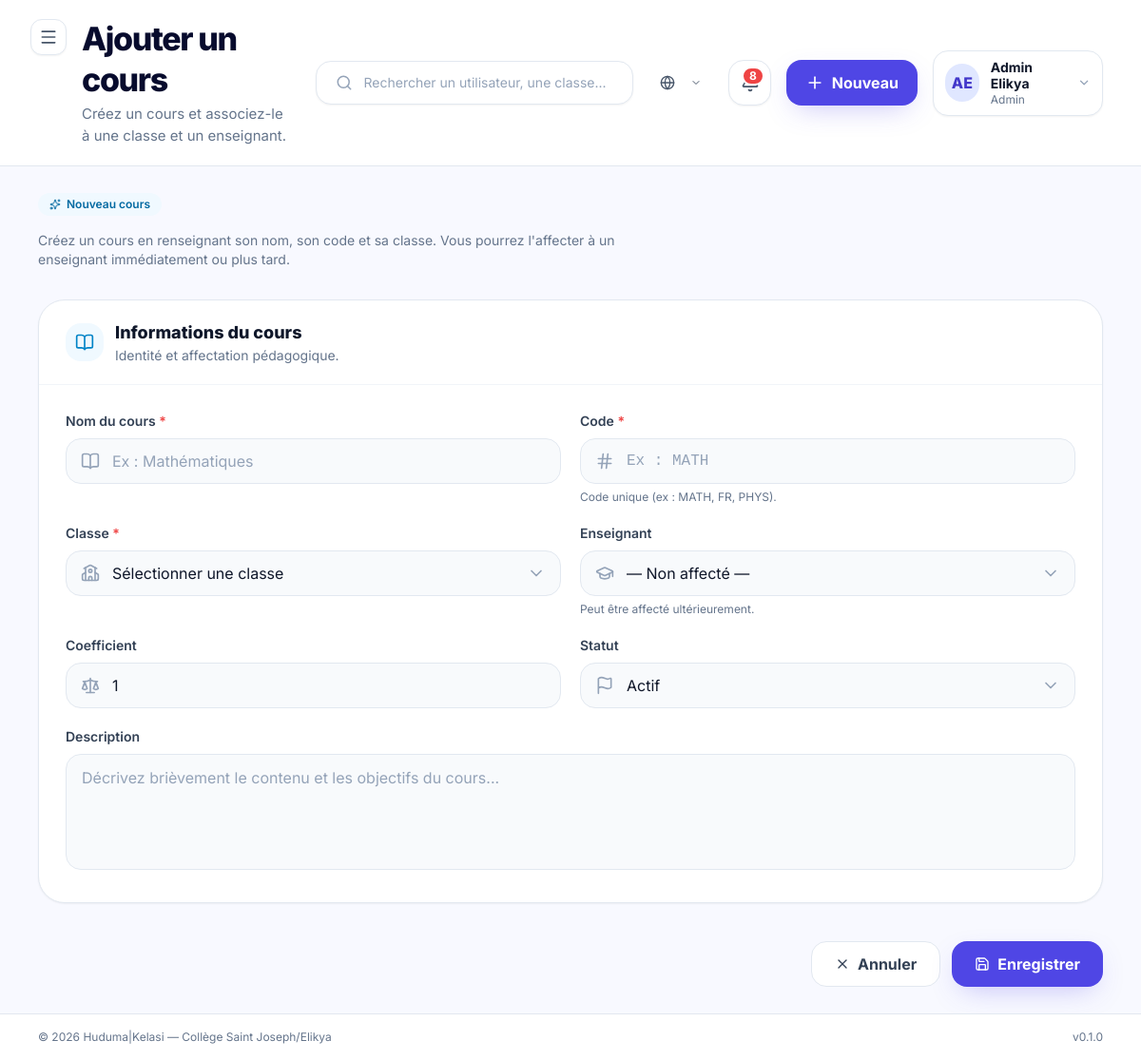
/academic/cours/ajouter/ (signed in), run on the app's committed database.
### apps/accounts/models.py (models this page shows, shortened)
class User(AbstractBaseUser, PermissionsMixin, BaseModel):
    email = models.EmailField(
        unique=True,
        verbose_name=_("Email"),
        help_text=_("Adresse email utilisée comme identifiant de connexion."),
    )
    first_name = models.CharField(
        max_length=80,
        verbose_name=_("Prénom"),
    )
    last_name = models.CharField(
        max_length=80,
        verbose_name=_("Nom"),
    )
    role = models.CharField(
        max_length=30,
        choices=UserRole.choices,
        default=UserRole.ELEVE,
        verbose_name=_("Rôle"),
        help_text=_("Rôle de l'utilisateur dans la plateforme."),
    )
    phone = models.CharField(
        max_length=30,
        blank=True,
        default="",
        verbose_name=_("Téléphone"),
    )
    avatar = models.ImageField(
        upload_to="avatars/",
        blank=True,
        null=True,
        verbose_name=_("Avatar"),
    )
    is_active = models.BooleanField(
        default=True,
        verbose_name=_("Actif"),
    )
    is_staff = models.BooleanField(
        default=False,
        verbose_name=_("Accès admin Django"),
    )
    date_joined = models.DateTimeField(
        auto_now_add=True,
        verbose_name=_("Date d'inscription"),
    )
    USERNAME_FIELD = "email"
    REQUIRED_FIELDS = ["first_name", "last_name"]
    objects = UserManager()
    class Meta:
        verbose_name = _("Utilisateur")
        verbose_name_plural = _("Utilisateurs")
        ordering = ["last_name", "first_name"]
        indexes = [
            models.Index(fields=["role"]),
            models.Index(fields=["is_active"]),
        ]
    @property
    def full_name(self) -> str:
        return f"{self.first_name} {self.last_name}".strip()
    @property
    def short_label(self) -> str:
        return ROLE_SHORT_LABELS.get(self.role, self.role)
    @property
    def initials(self) -> str:
        first = (self.first_name or "").strip()
        last = (self.last_name or "").strip()
        if first and last:
            return f"{first[0]}{last[0]}".upper()
        if first:
            return first[0].upper()
        if self.email:
            return self.email[0].upper()
        return "?"

### apps/academic/views.py (the view, shortened to what this page needs)
# urls.py: path("cours/ajouter/", CoursCreateView.as_view(), name="cours_add"),
class CoursCreateView(RoleRequiredMixin, View):
    allowed_roles = [UserRole.ADMIN]
    template_name = "pages/admin/cours/ajouter.html"
    def get(self, request):
        ctx = {
            "page_title": "Ajouter un cours",
            "page_subtitle": "Créez un cours et associez-le à une classe et un enseignant.",
            "classes": Classe.objects.all(),
            "enseignants": User.objects.filter(role=UserRole.ENSEIGNANT, is_active=True),
            "statut_choices": Cours.Statut.choices,
        }
        return render(request, self.template_name, ctx)

### apps/core/context_processors.py (called while the page is built)
def _get_unread_count(user):
    try:
        from apps.notifications.models import Notification
        return Notification.objects.filter(destinataire=user, lu=False).count()
    except Exception:
        return 0

### apps/core/managers.py (called while the page is built)
    def get_queryset(self):
        return super().get_queryset().filter(deleted_at__isnull=True)

### apps/core/mixins.py (called while the page is built)
    def dispatch(self, request, *args, **kwargs):
        user = request.user
        if not user.is_authenticated:
            return self.handle_no_permission()
        if self.allowed_roles and user.role not in self.allowed_roles:
            raise PermissionDenied(
                "Votre rôle ne vous permet pas d'accéder à cette page."
            )
        return super().dispatch(request, *args, **kwargs)

### templates/pages/admin/cours/ajouter.html (shortened to what this page needs)
{% extends "layouts/dashboard.html" %}
{% load huduma_tags %}
{% load static %}
{% block content %}
  <section class="mb-8">
    <span class="inline-flex items-center gap-1.5 px-3 py-1 rounded-full bg-sky-50 text-sky-700 font-semibold text-xs mb-4">
      <i data-lucide="sparkles" class="w-3 h-3"></i>
      Nouveau cours
    </span>
    <p class="text-sm text-slate-500 max-w-2xl">
      Créez un cours en renseignant son nom, son code et sa classe.
      Vous pourrez l'affecter à un enseignant immédiatement ou plus tard.
    </p>
  </section>
  <form method="post" action="{% url 'academic:cours_add' %}" class="space-y-8">
    <section class="bg-white border border-slate-200 rounded-[28px] shadow-sm overflow-hidden">
      <div class="px-7 py-5 border-b border-slate-100 flex items-center gap-3">
        <div class="w-10 h-10 rounded-2xl bg-sky-50 flex items-center justify-center">
          <i data-lucide="book-open" class="w-5 h-5 text-sky-600"></i>
        </div>
        <div>
          <h3 class="text-lg font-extrabold text-slate-900">Informations du cours</h3>
          <p class="text-sm text-slate-500">Identité et affectation pédagogique.</p>
        </div>
      </div>
      <div class="p-7 grid grid-cols-1 md:grid-cols-2 gap-5">
        <div>
          <label for="nom" class="block text-sm font-semibold text-slate-700 mb-2">
            Nom du cours <span class="text-red-500">*</span>
          </label>
          <div class="relative">
            <input
              type="text"
              name="nom"
              id="nom"
              required
              placeholder="Ex : Mathématiques"
              class="w-full h-12 pl-12 pr-4 rounded-2xl border border-slate-200 bg-slate-50 focus:bg-white focus:border-indigo-500 focus:ring-4 focus:ring-indigo-100 outline-none transition-all text-slate-900 placeholder:text-slate-400"
            >
          </div>
        </div>
        <div>
          <label for="code" class="block text-sm font-semibold text-slate-700 mb-2">
            Code <span class="text-red-500">*</span>
          </label>
          <div class="relative">
            <input
              type="text"
              name="code"
              id="code"
              required
              placeholder="Ex : MATH"
              class="w-full h-12 pl-12 pr-4 rounded-2xl border border-slate-200 bg-slate-50 focus:bg-white focus:border-indigo-500 focus:ring-4 focus:ring-indigo-100 outline-none transition-all text-slate-900 placeholder:text-slate-400 font-mono"
            >
          </div>
          <p class="mt-1.5 text-xs text-slate-500">Code unique (ex : MATH, FR, PHYS).</p>
        </div>
        <div>
          <label for="classe" class="block text-sm font-semibold text-slate-700 mb-2">
            Classe <span class="text-red-500">*</span>
          </label>
          <div class="relative">
            <select
              name="classe"
              id="classe"
              required
              class="w-full h-12 pl-12 pr-10 rounded-2xl border border-slate-200 bg-slate-50 focus:bg-white focus:border-indigo-500 focus:ring-4 focus:ring-indigo-100 outline-none transition-all text-slate-900 appearance-none cursor-pointer"
            >
              <option value="" disabled selected>Sélectionner une classe</option>
            </select>
          </div>
        </div>
        <div>
          <label for="enseignant" class="block text-sm font-semibold text-slate-700 mb-2">
            Enseignant
          </label>
          <div class="relative">
            <select
              name="enseignant"
              id="enseignant"
              class="w-full h-12 pl-12 pr-10 rounded-2xl border border-slate-200 bg-slate-50 focus:bg-white focus:border-indigo-500 focus:ring-4 focus:ring-indigo-100 outline-none transition-all text-slate-900 appearance-none cursor-pointer"
            >
              <option value="" selected>— Non affecté —</option>
            </select>
          </div>
          <p class="mt-1.5 text-xs text-slate-500">Peut être affecté ultérieurement.</p>
        </div>
        <div>
          <label for="coefficient" class="block text-sm font-semibold text-slate-700 mb-2">
            Coefficient
          </label>
          <div class="relative">
            <input
              type="number"
              name="coefficient"
              id="coefficient"
              min="1"
              max="20"
              value="1"
              class="w-full h-12 pl-12 pr-4 rounded-2xl border border-slate-200 bg-slate-50 focus:bg-white focus:border-indigo-500 focus:ring-4 focus:ring-indigo-100 outline-none transition-all text-slate-900 placeholder:text-slate-400"
            >
          </div>
        </div>
        <div>
          <label for="statut" class="block text-sm font-semibold text-slate-700 mb-2">
            Statut
          </label>
          <div class="relative">
            <select
              name="statut"
              id="statut"
              class="w-full h-12 pl-12 pr-10 rounded-2xl border border-slate-200 bg-slate-50 focus:bg-white focus:border-indigo-500 focus:ring-4 focus:ring-indigo-100 outline-none transition-all text-slate-900 appearance-none cursor-pointer"
            >
              {% for value, label in statut_choices %}
                <option value="{{ value }}" {% if value == 'actif' %}selected{% endif %}>{{ label }}</option>
              {% endfor %}
            </select>
          </div>
        </div>
        <div class="md:col-span-2">
          <label for="description" class="block text-sm font-semibold text-slate-700 mb-2">
            Description
          </label>
          <textarea
            name="description"
            id="description"
            rows="4"
            placeholder="Décrivez brièvement le contenu et les objectifs du cours..."
            class="w-full px-4 py-3 rounded-2xl border border-slate-200 bg-slate-50 focus:bg-white focus:border-indigo-500 focus:ring-4 focus:ring-indigo-100 outline-none transition-all text-slate-900 placeholder:text-slate-400 resize-none"
          ></textarea>
        </div>
      </div>
    </section>
    <div class="flex flex-col-reverse sm:flex-row items-center justify-end gap-3 pt-2">
      <a href="{% url 'academic:cours_list' %}"
         class="w-full sm:w-auto h-12 px-6 rounded-2xl border border-slate-200 bg-white text-slate-700 font-bold hover:bg-slate-50 transition-colors flex items-center justify-center gap-2">
        <i data-lucide="x" class="w-4 h-4"></i>
        Annuler
      </a>
      <button
        type="submit"
        class="w-full sm:w-auto h-12 px-6 rounded-2xl bg-indigo-600 text-white font-bold shadow-indigo-glow hover:bg-indigo-700 transition-colors flex items-center justify-center gap-2"
      >
        <i data-lucide="save" class="w-4 h-4"></i>
        Enregistrer
      </button>
    </div>
  </form>
{% endblock %}

### templates/partials/navbar.html (shortened to what this page needs)
<div class="flex flex-col lg:flex-row lg:items-center justify-between gap-6 w-full">
  <div class="flex items-start gap-4">
    <button
      @click="sidebarOpen = !sidebarOpen"
      class="xl:hidden p-2 -ml-2 rounded-xl bg-white border border-slate-200 text-slate-600 hover:bg-slate-50 shadow-sm"
      aria-label="Basculer la sidebar"
    >
      <i data-lucide="menu" class="w-5 h-5"></i>
    </button>
    <div>
      <h2 class="text-[26px] lg:text-[34px] font-extrabold tracking-[-0.04em] text-kelasi-ink leading-tight">
        {% block navbar_title %}{{ page_title|default:"Tableau de bord" }}{% endblock %}
      </h2>
      {% if page_subtitle %}
        <p class="mt-1 text-slate-500 text-[14px] lg:text-[15px]">{{ page_subtitle }}</p>
      {% endif %}
    </div>
  </div>
  <div class="flex items-center gap-4">
    <div class="hidden md:flex items-center gap-3 w-[300px] lg:w-[360px] bg-white border border-slate-200 rounded-2xl px-5 py-3 shadow-sm">
      <i data-lucide="search" class="w-5 h-5 text-slate-400"></i>
      <input
        type="text"
        placeholder="Rechercher un utilisateur, une classe..."
        class="w-full outline-none text-sm bg-transparent text-slate-700 placeholder:text-slate-400"
      >
    </div>
    {% include "partials/language_switcher.html" %}
    <a
      href="{% url 'notifications:list' %}"
      class="relative w-12 h-12 rounded-2xl bg-white border border-slate-200 flex items-center justify-center shadow-sm hover:bg-slate-50"
      title="Notifications"
    >
      {% if unread_notifications_count > 0 %}
        <span class="absolute top-1.5 right-1.5 min-w-[20px] h-5 px-1.5 bg-red-500 text-white text-xs font-bold rounded-full flex items-center justify-center border-2 border-white">
          {{ unread_notifications_count }}
        </span>
      {% endif %}
    </a>
    {% if current_user_role == 'admin' %}
      <button class="hidden sm:flex bg-indigo-600 text-white px-5 py-3 rounded-2xl font-bold items-center gap-2 shadow-indigo-glow hover:bg-indigo-700 transition-colors">
        <i data-lucide="plus" class="w-5 h-5"></i>
        Nouveau
      </button>
    {% endif %}
    <div class="relative" x-data="{ userMenuOpen: false }">
      <button
        @click="userMenuOpen = !userMenuOpen"
        class="flex items-center gap-3 bg-white border border-slate-200 rounded-2xl px-3 py-2 shadow-sm hover:bg-slate-50"
      >
        <span class="w-10 h-10 rounded-full bg-indigo-100 text-indigo-700 flex items-center justify-center font-extrabold">
          {{ request.user.initials }}
        </span>
        <div class="hidden lg:block text-left">
          <p class="text-sm font-bold text-slate-900 leading-tight">{{ request.user.full_name }}</p>
          <p class="text-xs text-slate-500">{{ request.user.short_label }}</p>
        </div>
        <i data-lucide="chevron-down" class="w-4 h-4 text-slate-400 hidden lg:block"></i>
      </button>
    </div>
  </div>
</div>

### templates/layouts/base.html (style rules this page uses)
body { font-family: 'Inter', system-ui, sans-serif; }

### data on the page
User: user.initials "AE", user.full_name "Admin Elikya", user.short_label "Admin"

### other printed values
{{ page_title|default:"Tableau de bord" }} "Ajouter un cours"
{{ page_subtitle }} "Créez un cours et associez-le à une classe et un enseignant."
{{ unread_notifications_count }} "8"
{{ HUDUMA_NAME }} "Huduma"
{{ HUDUMA_VERSION }} "0.1.0"
form field statut "Actif"
